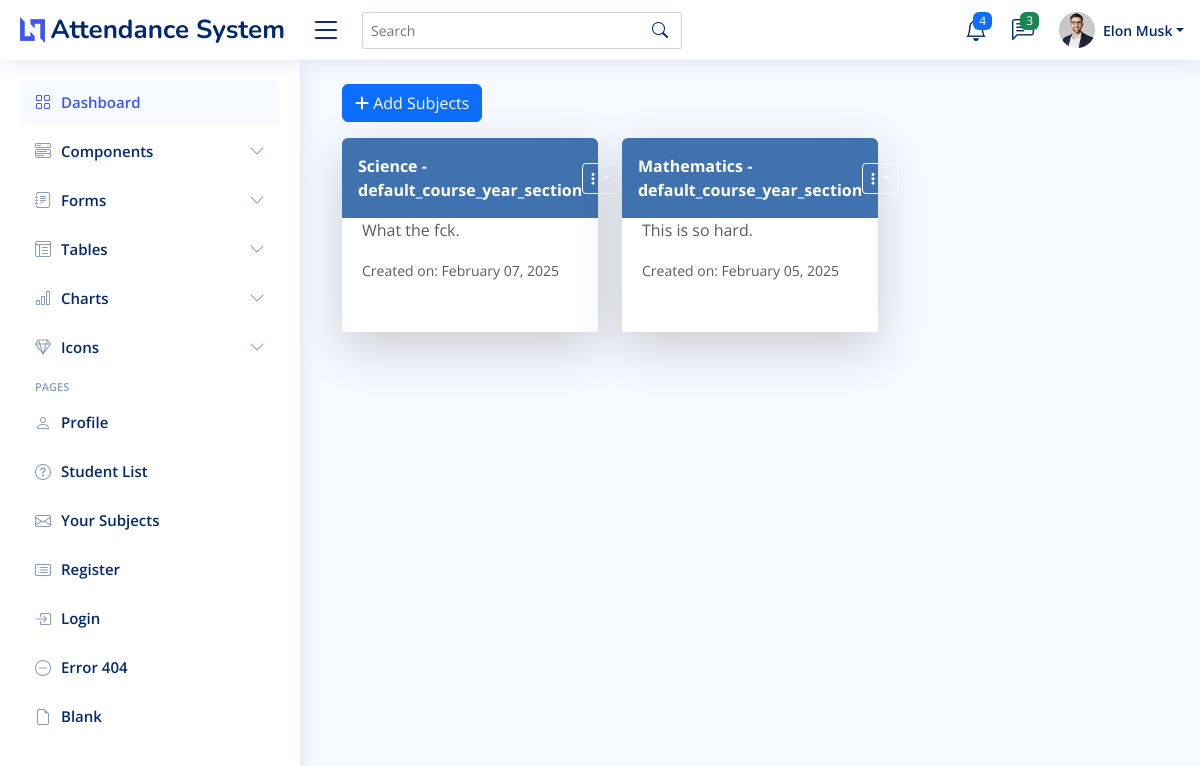
The app's page /teacher-subjects/ (signed in), older data.
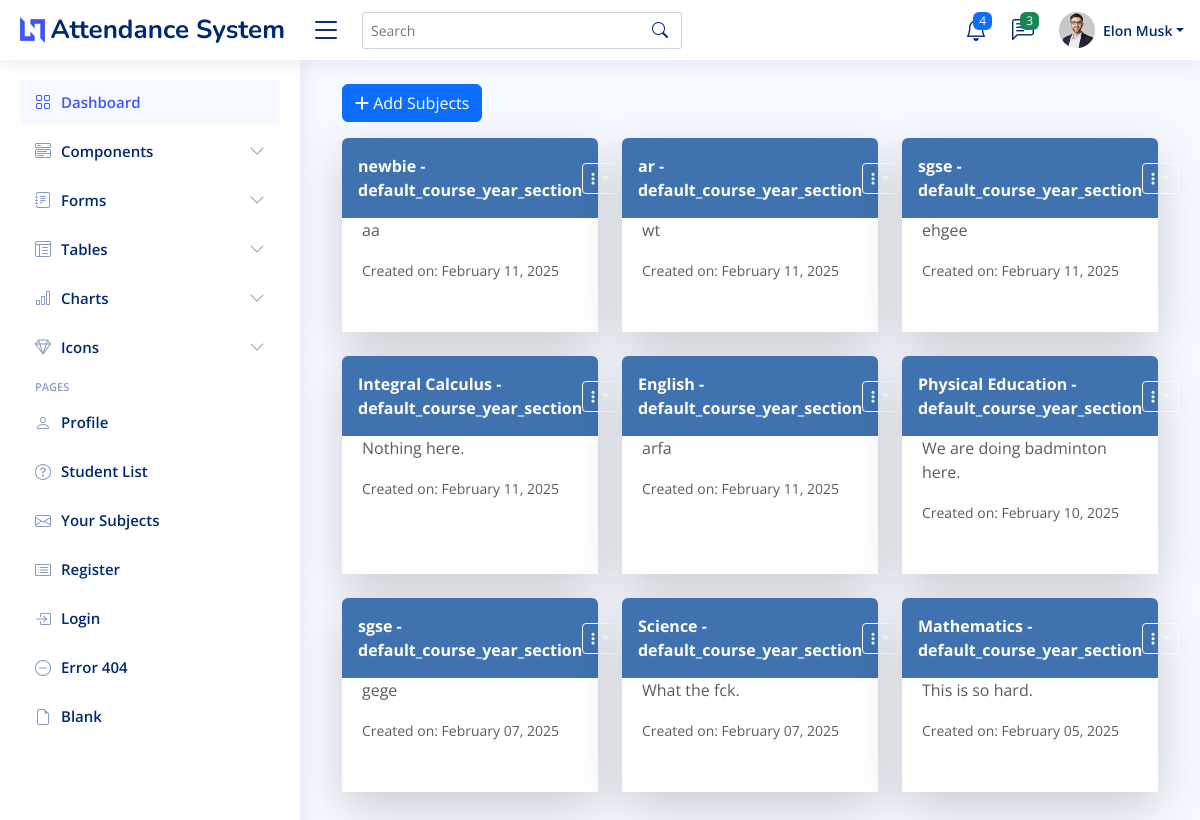
The same page, newer data.
### myapp/models.py (models this page shows, shortened)
class Teacher(models.Model):
    username = models.CharField(max_length=255, unique=True)
    full_name = models.CharField(max_length=255)
    email = models.EmailField(unique=True)
    password = models.CharField(max_length=255)

class Subject(models.Model):
    name = models.CharField(max_length=100)
    description = models.TextField(blank=True, null=True)
    course_year_section = models.CharField(max_length=100, default="default_course_year_section")
    teacher = models.ForeignKey(Teacher, on_delete=models.CASCADE, related_name="subjects")
    created_at = models.DateTimeField(auto_now_add=True)

### myapp/views.py (the view)
# urls.py: path("teacher-subjects/", views.teacher_subjects, name="teacher-subjects"),
def teacher_subjects(request):
    teacher_username = request.session.get('teacher_username')
    if not request.session.get('teacher_username'):
        return redirect('teacher-login')
    teacher = Teacher.objects.get(username= teacher_username)
    subjects = Subject.objects.filter(teacher=teacher).order_by('-created_at').values()
    return render(request, 'myapp/teacher_subjects.html', {'subjects': subjects})

### myapp/templates/myapp/teacher_subjects.html (shortened to what this page needs)
{% extends 'myapp/base.html' %}
{% load static %}
{% block content %}
<main id="main" class="main">
  <div class="container mt-1">
    <button type="button" class="btn btn-primary mb-3" data-bs-toggle="modal" data-bs-target="#verticalycentered">
      <i class="fa-solid fa-plus"></i> Add Subjects
    </button>
    <div class="row">
      {% for subject in subjects %}
      <div class="col-md-4 mb-4">
        <div class="card shadow-lg border-0 rounded h-100">
          <div class="d-flex align-items-center justify-content-between p-3 text-white fw-bold" style="background-color: #3f72af; border-radius: .375rem .375rem 0 0;">
            <span>{{subject.name}} - {{subject.course_year_section}}</span>
            <div class="dropdown">
              <button class="btn btn-outline-light btn-sm dropdown-toggle" type="button" data-bs-toggle="dropdown">
                <i class="fas fa-ellipsis-v"></i>
              </button>
            </div>
          </div>
          <div class="card-body bg-white text-dark">
            <p class="text-muted">{{ subject.description|default:"No description available." }}</p>
            <small class="text-muted">Created on: {{ subject.created_at|date:"F d, Y" }}</small>
          </div>
        </div>
      </div>
      {% endfor %}
    </div>
  </div>
</main>
{% endblock %}

### myapp/templates/myapp/base.html (shortened to what this page needs)
{% load static%}
<!DOCTYPE html>
<html lang="en">
<head>
    <link rel="stylesheet" href="https://cdnjs.cloudflare.com/ajax/libs/font-awesome/6.0.0-beta3/css/all.min.css" />
    <link rel="stylesheet" href="https://cdn.jsdelivr.net/npm/uikit@3.6.20/dist/css/uikit.min.css" />
    <link href="{% static 'assets/vendor/bootstrap/css/bootstrap.min.css' %}" rel="stylesheet">
    <link href="{% static 'assets/vendor/bootstrap-icons/bootstrap-icons.css' %}" rel="stylesheet">
    <link href="{% static 'assets/vendor/boxicons/css/boxicons.min.css' %}" rel="stylesheet">
    <link href="{% static 'assets/vendor/quill/quill.snow.css' %}" rel="stylesheet">
    <link href="{% static 'assets/vendor/quill/quill.bubble.css' %}" rel="stylesheet">
    <link href="{% static 'assets/vendor/remixicon/remixicon.css' %}" rel="stylesheet">
    <link href="{% static 'assets/vendor/simple-datatables/style.css' %}" rel="stylesheet">
    <link href="{% static 'assets/css/style.css' %}" rel="stylesheet">
</head>
<body>
  {% if not exclude_layout %}
  <header id="header" class="header fixed-top d-flex align-items-center">
    <div class="d-flex align-items-center justify-content-between">
      <a href="#" class="logo d-flex align-items-center">
        <img src="assets/img/logo.png" alt="">
        <span class="d-none d-lg-block">Attendance System</span>
      </a>
      <i class="bi bi-list toggle-sidebar-btn"></i>
    </div>
    <div class="search-bar">
      <form class="search-form d-flex align-items-center" method="POST" action="#">
        <input type="text" name="query" placeholder="Search" title="Enter search keyword">
        <button type="submit" title="Search"><i class="bi bi-search"></i></button>
      </form>
    </div>
    <nav class="header-nav ms-auto">
      <ul class="d-flex align-items-center">
        <li class="nav-item dropdown">
          <a class="nav-link nav-icon" href="#" data-bs-toggle="dropdown">
            <i class="bi bi-bell"></i>
            <span class="badge bg-primary badge-number">4</span>
          </a>
        </li>
        <li class="nav-item dropdown">
          <a class="nav-link nav-icon" href="#" data-bs-toggle="dropdown">
            <i class="bi bi-chat-left-text"></i>
            <span class="badge bg-success badge-number">3</span>
          </a>
        </li>
        <li class="nav-item dropdown pe-3">
          <a class="nav-link nav-profile d-flex align-items-center pe-0" href="#" data-bs-toggle="dropdown">
            <img src="{% static 'assets/img/profile-img.jpg' %}" alt="Profile" class="rounded-circle">
            <span class="d-none d-md-block dropdown-toggle ps-2">{{ request.session.teacher_name}}</span>
          </a>
        </li>
      </ul>
    </nav>
  </header>
  <aside id="sidebar" class="sidebar">
    <ul class="sidebar-nav" id="sidebar-nav">
      <li class="nav-item">
        <a class="nav-link " href="{% url 'teacher-dashboard' %}">
          <i class="bi bi-grid"></i>
          <span>Dashboard</span>
        </a>
      </li>
      <li class="nav-item">
        <a class="nav-link collapsed" data-bs-target="#components-nav" data-bs-toggle="collapse" href="#">
          <i class="bi bi-menu-button-wide"></i><span>Components</span><i class="bi bi-chevron-down ms-auto"></i>
        </a>
      </li>
      <li class="nav-item">
        <a class="nav-link collapsed" data-bs-target="#forms-nav" data-bs-toggle="collapse" href="#">
          <i class="bi bi-journal-text"></i><span>Forms</span><i class="bi bi-chevron-down ms-auto"></i>
        </a>
      </li>
      <li class="nav-item">
        <a class="nav-link collapsed" data-bs-target="#tables-nav" data-bs-toggle="collapse" href="#">
          <i class="bi bi-layout-text-window-reverse"></i><span>Tables</span><i class="bi bi-chevron-down ms-auto"></i>
        </a>
      </li>
      <li class="nav-item">
        <a class="nav-link collapsed" data-bs-target="#charts-nav" data-bs-toggle="collapse" href="#">
          <i class="bi bi-bar-chart"></i><span>Charts</span><i class="bi bi-chevron-down ms-auto"></i>
        </a>
      </li>
      <li class="nav-item">
        <a class="nav-link collapsed" data-bs-target="#icons-nav" data-bs-toggle="collapse" href="#">
          <i class="bi bi-gem"></i><span>Icons</span><i class="bi bi-chevron-down ms-auto"></i>
        </a>
      </li>
      <li class="nav-heading">Pages</li>
      <li class="nav-item">
        <a class="nav-link collapsed" href="users-profile.html">
          <i class="bi bi-person"></i>
          <span>Profile</span>
        </a>
      </li>
      <li class="nav-item">
        <a class="nav-link collapsed" href="{% url 'student-list'%}">
          <i class="bi bi-question-circle"></i>
          <span>Student List</span>
        </a>
      </li>
      <li class="nav-item">
        <a class="nav-link collapsed" href="{% url 'teacher-subjects' %}">
          <i class="bi bi-envelope"></i>
          <span>Your Subjects</span>
        </a>
      </li>
      <li class="nav-item">
        <a class="nav-link collapsed" href="pages-register.html">
          <i class="bi bi-card-list"></i>
          <span>Register</span>
        </a>
      </li>
      <li class="nav-item">
        <a class="nav-link collapsed" href="pages-login.html">
          <i class="bi bi-box-arrow-in-right"></i>
          <span>Login</span>
        </a>
      </li>
      <li class="nav-item">
        <a class="nav-link collapsed" href="pages-error-404.html">
          <i class="bi bi-dash-circle"></i>
          <span>Error 404</span>
        </a>
      </li>
      <li class="nav-item">
        <a class="nav-link collapsed" href="pages-blank.html">
          <i class="bi bi-file-earmark"></i>
          <span>Blank</span>
        </a>
      </li>
    </ul>
  </aside>
  {% endif %}
        {% block content %}
        {% endblock %}
</body>
</html>

### static/assets/css/style.css (style rules this page uses)
:root { scroll-behavior: smooth; }
body { font-family: "Open Sans", sans-serif; background: #f6f9ff; color: #444444; }
a { color: #4154f1; text-decoration: none; }
#main { margin-top: 60px; padding: 20px 30px; transition: all 0.3s; }
.card { margin-bottom: 30px; border: none; border-radius: 5px; box-shadow: 0px 0 30px rgba(1, 41, 112, 0.1); }
.card-body { padding: 0 20px 20px 20px; }
.logo { line-height: 1; }
@media (min-width: 1200px) { .logo { width: 280px; } }
.logo img { max-height: 26px; margin-right: 6px; }
.logo span { font-size: 26px; font-weight: 700; color: #012970; font-family: "Nunito", sans-serif; }
.header { transition: all 0.5s; z-index: 997; height: 60px; box-shadow: 0px 2px 20px rgba(1, 41, 112, 0.1); background-color: #fff; padding-left: 20px; }
.header .toggle-sidebar-btn { font-size: 32px; padding-left: 10px; cursor: pointer; color: #012970; }
.header .search-bar { min-width: 360px; padding: 0 20px; }
.header .search-form { width: 100%; }
.header .search-form input { border: 0; font-size: 14px; color: #012970; border: 1px solid rgba(1, 41, 112, 0.2); padding: 7px 38px 7px 8px; border-radius: 3px; transition: 0.3s; width: 100%; }
.header .search-form button { border: 0; padding: 0; margin-left: -30px; background: none; }
.header .search-form button i { color: #012970; }
.header-nav ul { list-style: none; }
.header-nav>ul { margin: 0; padding: 0; }
.header-nav .nav-icon { font-size: 22px; color: #012970; margin-right: 25px; position: relative; }
.header-nav .nav-profile { color: #012970; }
.header-nav .nav-profile img { max-height: 36px; }
.header-nav .nav-profile span { font-size: 14px; font-weight: 600; }
.header-nav .badge-number { position: absolute; inset: -2px -5px auto auto; font-weight: normal; font-size: 12px; padding: 3px 6px; }
.sidebar { position: fixed; top: 60px; left: 0; bottom: 0; width: 300px; z-index: 996; transition: all 0.3s; padding: 20px; overflow-y: auto; scrollbar-width: thin; scrollbar-color: #aab7cf transparent; box-shadow: 0px 0px 20px rgba(1, 41, 112, 0.1); background-color: #fff; }
@media (min-width: 1200px) { #main, #footer { margin-left: 300px; } }
.sidebar-nav { padding: 0; margin: 0; list-style: none; }
.sidebar-nav li { padding: 0; margin: 0; list-style: none; }
.sidebar-nav .nav-item { margin-bottom: 5px; }
.sidebar-nav .nav-heading { font-size: 11px; text-transform: uppercase; color: #899bbd; font-weight: 600; margin: 10px 0 5px 15px; }
.sidebar-nav .nav-link { display: flex; align-items: center; font-size: 15px; font-weight: 600; color: #4154f1; transition: 0.3; background: #f6f9ff; padding: 10px 15px; border-radius: 4px; }
.sidebar-nav .nav-link i { font-size: 16px; margin-right: 10px; color: #4154f1; }
.sidebar-nav .nav-link.collapsed { color: #012970; background: #fff; }
.sidebar-nav .nav-link.collapsed i { color: #899bbd; }
.sidebar-nav .nav-link .bi-chevron-down { margin-right: 0; transition: transform 0.2s ease-in-out; }

Row changes from the older to the newer data that the page shows:
added Subject: name "newbie", course_year_section "default_course_year_section", description "aa", created_at "February 11, 2025"
added Subject: name "ar", course_year_section "default_course_year_section", description "wt", created_at "February 11, 2025"
added Subject: name "sgse", course_year_section "default_course_year_section", description "ehgee", created_at "February 11, 2025"
added Subject: name "Integral Calculus", course_year_section "default_course_year_section", description "Nothing here.", created_at "February 11, 2025"
added Subject: name "English", course_year_section "default_course_year_section", description "arfa", created_at "February 11, 2025"
added Subject: name "Physical Education", course_year_section "default_course_year_section", description "We are doing badminton here.", created_at "February 10, 2025"
added Subject: name "sgse", course_year_section "default_course_year_section", description "gege", created_at "February 07, 2025"
